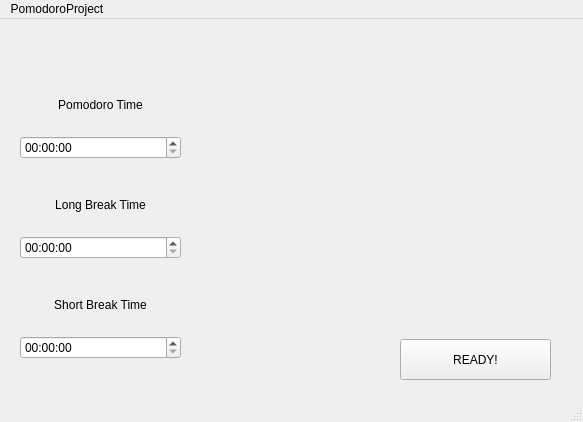
<?xml version="1.0" encoding="UTF-8"?>
<ui version="4.0">
 <class>MainWindow</class>
 <widget class="QMainWindow" name="MainWindow">
  <property name="geometry">
   <rect>
    <x>0</x>
    <y>0</y>
    <width>583</width>
    <height>422</height>
   </rect>
  </property>
  <property name="windowTitle">
   <string>MainWindow</string>
  </property>
  <widget class="QWidget" name="centralwidget">
   <widget class="QStackedWidget" name="Pomodoro">
    <property name="geometry">
     <rect>
      <x>0</x>
      <y>10</y>
      <width>581</width>
      <height>401</height>
     </rect>
    </property>
    <property name="currentIndex">
     <number>1</number>
    </property>
    <widget class="QWidget" name="pagePomodoro">
     <widget class="QPushButton" name="btnStartPomodoro">
      <property name="geometry">
       <rect>
        <x>80</x>
        <y>50</y>
        <width>141</width>
        <height>31</height>
       </rect>
      </property>
      <property name="text">
       <string>START!</string>
      </property>
     </widget>
     <widget class="QLabel" name="labelTimer">
      <property name="geometry">
       <rect>
        <x>30</x>
        <y>80</y>
        <width>271</width>
        <height>121</height>
       </rect>
      </property>
      <property name="font">
       <font>
        <family>Yu Gothic</family>
        <pointsize>72</pointsize>
       </font>
      </property>
      <property name="cursor">
       <cursorShape>ArrowCursor</cursorShape>
      </property>
      <property name="text">
       <string>TIME</string>
      </property>
      <property name="alignment">
       <set>Qt::AlignmentFlag::AlignCenter</set>
      </property>
     </widget>
     <widget class="QProgressBar" name="progressPomodoro">
      <property name="geometry">
       <rect>
        <x>30</x>
        <y>212</y>
        <width>271</width>
        <height>31</height>
       </rect>
      </property>
      <property name="value">
       <number>24</number>
      </property>
     </widget>
     <widget class="QPushButton" name="btnPausePomodoro">
      <property name="geometry">
       <rect>
        <x>40</x>
        <y>270</y>
        <width>91</width>
        <height>31</height>
       </rect>
      </property>
      <property name="text">
       <string>PAUSE</string>
      </property>
     </widget>
     <widget class="QPushButton" name="btnResetPomodoro">
      <property name="geometry">
       <rect>
        <x>180</x>
        <y>270</y>
        <width>101</width>
        <height>31</height>
       </rect>
      </property>
      <property name="text">
       <string>RESET</string>
      </property>
     </widget>
     <widget class="QPushButton" name="btnConfig">
      <property name="geometry">
       <rect>
        <x>400</x>
        <y>310</y>
        <width>161</width>
        <height>41</height>
       </rect>
      </property>
      <property name="text">
       <string>Configurations</string>
      </property>
     </widget>
     <widget class="QLabel" name="labelStatus">
      <property name="geometry">
       <rect>
        <x>20</x>
        <y>10</y>
        <width>271</width>
        <height>31</height>
       </rect>
      </property>
      <property name="text">
       <string>Status</string>
      </property>
      <property name="alignment">
       <set>Qt::AlignmentFlag::AlignCenter</set>
      </property>
     </widget>
    </widget>
    <widget class="QWidget" name="pageConfig">
     <widget class="QPushButton" name="btnGoBack">
      <property name="geometry">
       <rect>
        <x>400</x>
        <y>310</y>
        <width>151</width>
        <height>41</height>
       </rect>
      </property>
      <property name="text">
       <string>READY!</string>
      </property>
     </widget>
     <widget class="QWidget" name="gridLayoutWidget_2">
      <property name="geometry">
       <rect>
        <x>20</x>
        <y>250</y>
        <width>161</width>
        <height>80</height>
       </rect>
      </property>
      <layout class="QGridLayout" name="TimeShortBreak">
       <item row="1" column="0">
        <widget class="QTimeEdit" name="timeSB"/>
       </item>
       <item row="0" column="0">
        <widget class="QLabel" name="timeSBL">
         <property name="text">
          <string>Short Break Time</string>
         </property>
         <property name="alignment">
          <set>Qt::AlignmentFlag::AlignCenter</set>
         </property>
        </widget>
       </item>
      </layout>
     </widget>
     <widget class="QWidget" name="gridLayoutWidget">
      <property name="geometry">
       <rect>
        <x>20</x>
        <y>50</y>
        <width>161</width>
        <height>80</height>
       </rect>
      </property>
      <layout class="QGridLayout" name="PomodoroTime">
       <item row="1" column="0">
        <widget class="QTimeEdit" name="timePom"/>
       </item>
       <item row="0" column="0">
        <widget class="QLabel" name="timePomL">
         <property name="text">
          <string>Pomodoro Time</string>
         </property>
         <property name="alignment">
          <set>Qt::AlignmentFlag::AlignCenter</set>
         </property>
        </widget>
       </item>
      </layout>
     </widget>
     <widget class="QWidget" name="gridLayoutWidget_3">
      <property name="geometry">
       <rect>
        <x>20</x>
        <y>150</y>
        <width>161</width>
        <height>80</height>
       </rect>
      </property>
      <layout class="QGridLayout" name="TimeLongBreak">
       <item row="1" column="0">
        <widget class="QTimeEdit" name="timeLB"/>
       </item>
       <item row="0" column="0">
        <widget class="QLabel" name="timeLBL">
         <property name="text">
          <string>Long Break Time</string>
         </property>
         <property name="alignment">
          <set>Qt::AlignmentFlag::AlignCenter</set>
         </property>
        </widget>
       </item>
      </layout>
     </widget>
    </widget>
   </widget>
  </widget>
  <widget class="QMenuBar" name="menubar">
   <property name="geometry">
    <rect>
     <x>0</x>
     <y>0</y>
     <width>583</width>
     <height>21</height>
    </rect>
   </property>
   <widget class="QMenu" name="menuPomodoroProject">
    <property name="title">
     <string>PomodoroProject</string>
    </property>
   </widget>
   <addaction name="menuPomodoroProject"/>
  </widget>
  <widget class="QStatusBar" name="statusbar"/>
 </widget>
 <resources/>
 <connections/>
</ui>
